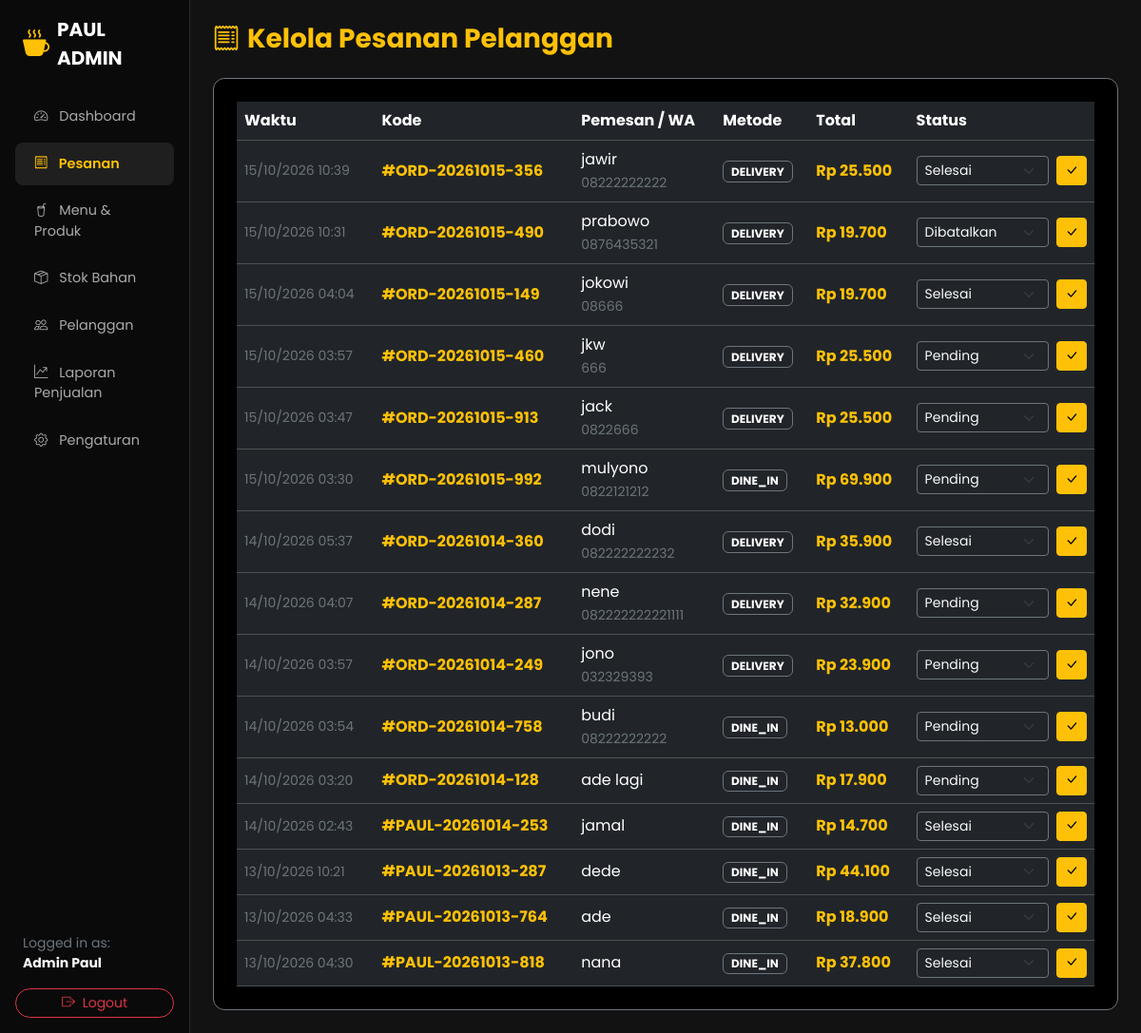
The app's page /admin/index.php?page=pesanan (signed in) with its own data.
### tables this page shows
CREATE TABLE `pesanan` (
  `id` int(11) NOT NULL,
  `kode_pesanan` varchar(20) NOT NULL,
  `id_pelanggan` int(11) DEFAULT NULL,
  `nama_pemesan` varchar(100) NOT NULL,
  `metode_layanan` enum('dine_in','delivery') NOT NULL,
  `whatsapp` varchar(20) DEFAULT NULL,
  `email` varchar(100) DEFAULT NULL,
  `alamat` text DEFAULT NULL,
  `metode_pembayaran` varchar(50) NOT NULL,
  `catatan` text DEFAULT NULL,
  `subtotal` int(11) NOT NULL,
  `biaya_ongkir` int(11) DEFAULT 0,
  `total_bayar` int(11) NOT NULL,
  `status` enum('Pending','Diproses','Selesai','Dibatalkan') DEFAULT 'Pending',
  `created_at` timestamp NOT NULL DEFAULT current_timestamp()
);

### config.php (called while the page is built, shortened)
<?php
if (!function_exists('formatRupiah')) {
    function formatRupiah($angka) {
        return "Rp " . number_format($angka, 0, ',', '.');
    }
}
?>

### admin/admin_modules/pesanan.php (the view, shortened to what this page needs)
<?php
$pesanan_query = (isset($conn) && $conn) ? mysqli_query($conn, "SELECT * FROM pesanan ORDER BY id DESC") : false;
?>
<h3 class="fw-bold text-warning mb-4"><i class="bi bi-receipt me-2"></i>Kelola Pesanan Pelanggan</h3>
<div class="card card-custom p-4 bg-black text-light border-secondary">
    <div class="table-responsive">
        <table class="table table-dark align-middle mb-0">
            <thead>
                <tr>
                    <th>Waktu</th>
                    <th>Kode</th>
                    <th>Pemesan / WA</th>
                    <th>Metode</th>
                    <th>Total</th>
                    <th>Status</th>
                </tr>
            </thead>
            <tbody>
                <?php if ($pesanan_query && mysqli_num_rows($pesanan_query) > 0): ?>
                    <?php while ($p = mysqli_fetch_assoc($pesanan_query)): ?>
                    <tr>
                        <td class="small text-secondary"><?= date('d/m/Y H:i', strtotime($p['created_at'])); ?></td>
                        <td class="fw-bold text-warning">#<?= htmlspecialchars($p['kode_pesanan']); ?></td>
                        <td>
                            <?= htmlspecialchars($p['nama_pemesan']); ?><br>
                            <small class="text-secondary"><?= htmlspecialchars($p['whatsapp'] ?? '-'); ?></small>
                        </td>
                        <td><span class="badge bg-dark border border-secondary"><?= strtoupper($p['metode_layanan']); ?></span></td>
                        <td class="fw-bold text-warning"><?= formatRupiah($p['total_bayar']); ?></td>
                        <td>
                            <form action="" method="POST" class="d-flex gap-2">
                                <select name="status" class="form-select form-select-sm bg-dark text-light border-secondary">
                                    <option value="Pending" <?= $p['status'] == 'Pending' ? 'selected' : ''; ?>>Pending</option>
                                    <option value="Selesai" <?= $p['status'] == 'Selesai' ? 'selected' : ''; ?>>Selesai</option>
                                    <option value="Dibatalkan" <?= $p['status'] == 'Dibatalkan' ? 'selected' : ''; ?>>Dibatalkan</option>
                                </select>
                                <button type="submit" name="update_status" class="btn btn-warning btn-sm"><i class="bi bi-check-lg"></i></button>
                            </form>
                        </td>
                    </tr>
                    <?php endwhile; ?>
                <?php else: ?>
                    <tr>
                        <td colspan="6" class="text-center text-secondary py-3">Belum ada data pesanan.</td>
                    </tr>
                <?php endif; ?>
            </tbody>
        </table>
    </div>
</div>

### admin/index.php (style rules this page uses)
body { font-family: 'Poppins', sans-serif; background-color: #121212; color: #f8f9fa; }
.card-custom { background-color: #1a1a1a; border: 1px solid #2d2d2d; border-radius: 12px; }

### records on screen
pesanan: created_at "15/10/2026 10:39", kode_pesanan "ORD-20261015-356", nama_pemesan "jawir", whatsapp "08222222222", metode_layanan "DELIVERY", total_bayar "Rp 25.500", status "Selesai"
pesanan: created_at "15/10/2026 10:31", kode_pesanan "ORD-20261015-490", nama_pemesan "prabowo", whatsapp "0876435321", metode_layanan "DELIVERY", total_bayar "Rp 19.700", status "Dibatalkan"
pesanan: created_at "15/10/2026 04:04", kode_pesanan "ORD-20261015-149", nama_pemesan "jokowi", whatsapp "08666", metode_layanan "DELIVERY", total_bayar "Rp 19.700", status "Selesai"
pesanan: created_at "15/10/2026 03:57", kode_pesanan "ORD-20261015-460", nama_pemesan "jkw", whatsapp "666", metode_layanan "DELIVERY", total_bayar "Rp 25.500", status "Pending"
pesanan: created_at "15/10/2026 03:47", kode_pesanan "ORD-20261015-913", nama_pemesan "jack", whatsapp "0822666", metode_layanan "DELIVERY", total_bayar "Rp 25.500", status "Pending"
pesanan: created_at "15/10/2026 03:30", kode_pesanan "ORD-20261015-992", nama_pemesan "mulyono", whatsapp "0822121212", metode_layanan "DINE_IN", total_bayar "Rp 69.900", status "Pending"
pesanan: created_at "14/10/2026 05:37", kode_pesanan "ORD-20261014-360", nama_pemesan "dodi", whatsapp "082222222232", metode_layanan "DELIVERY", total_bayar "Rp 35.900", status "Selesai"
pesanan: created_at "14/10/2026 04:07", kode_pesanan "ORD-20261014-287", nama_pemesan "nene", whatsapp "082222222221111", metode_layanan "DELIVERY", total_bayar "Rp 32.900", status "Pending"
pesanan: created_at "14/10/2026 03:57", kode_pesanan "ORD-20261014-249", nama_pemesan "jono", whatsapp "032329393", metode_layanan "DELIVERY", total_bayar "Rp 23.900", status "Pending"
pesanan: created_at "14/10/2026 03:54", kode_pesanan "ORD-20261014-758", nama_pemesan "budi", whatsapp "08222222222", metode_layanan "DINE_IN", total_bayar "Rp 13.000", status "Pending"
pesanan: created_at "14/10/2026 03:20", kode_pesanan "ORD-20261014-128", nama_pemesan "ade lagi", metode_layanan "DINE_IN", total_bayar "Rp 17.900", status "Pending"
pesanan: created_at "14/10/2026 02:43", kode_pesanan "PAUL-20261014-253", nama_pemesan "jamal", metode_layanan "DINE_IN", total_bayar "Rp 14.700", status "Selesai"
pesanan: created_at "13/10/2026 10:21", kode_pesanan "PAUL-20261013-287", nama_pemesan "dede", metode_layanan "DINE_IN", total_bayar "Rp 44.100", status "Selesai"
pesanan: created_at "13/10/2026 04:33", kode_pesanan "PAUL-20261013-764", nama_pemesan "ade", metode_layanan "DINE_IN", total_bayar "Rp 18.900", status "Selesai"
pesanan: created_at "13/10/2026 04:30", kode_pesanan "PAUL-20261013-818", nama_pemesan "nana", metode_layanan "DINE_IN", total_bayar "Rp 37.800", status "Selesai"

### other values on screen
$_SESSION['admin_nama'] "Admin Paul"
